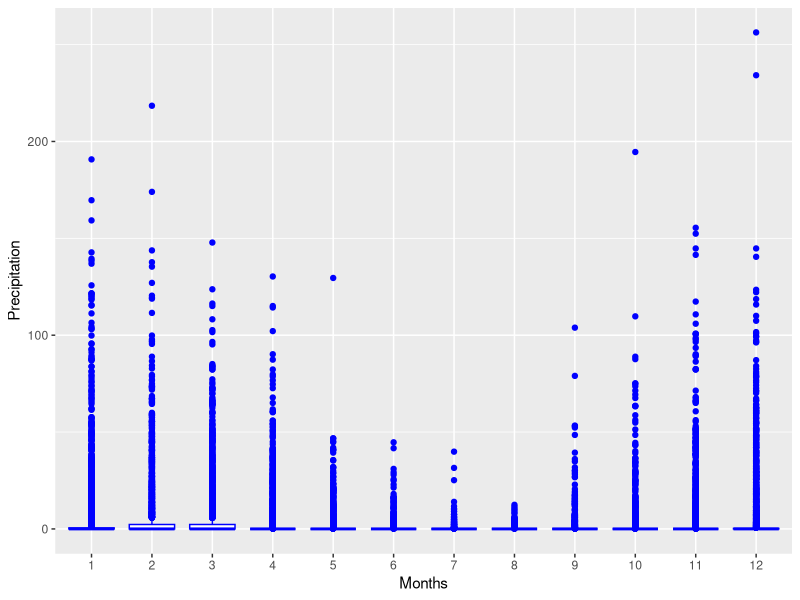
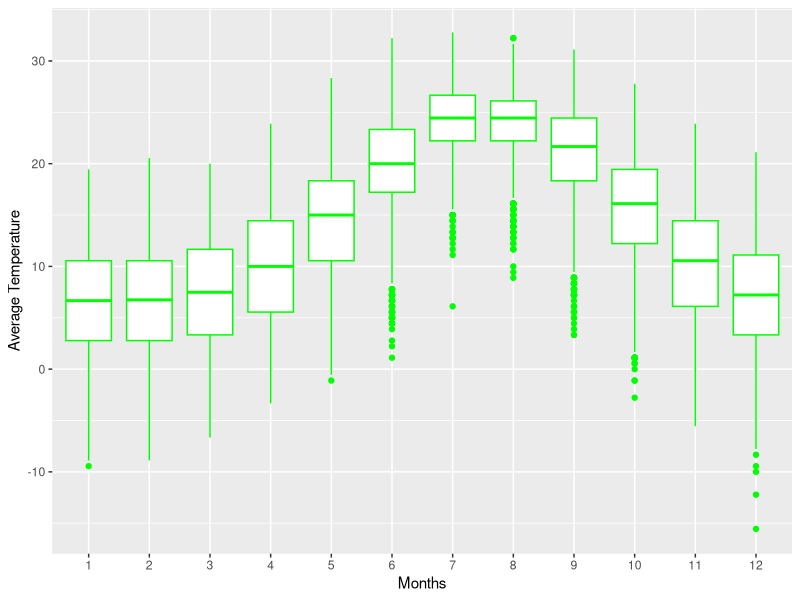

Here is the R script that generated these plots, in order:
## ---- chunk 1
knitr::opts_chunk$set(echo = FALSE, eval=TRUE)
## ---- chunk 2

climate = read.table("clim.txt", header=T)
climate2 = climate[,-c(1)] 
# View(climate2)

library(ggplot2)
ggplot(climate2, aes(x=as.factor(month), y=rain)) + 
  geom_boxplot(color= "blue") +
  labs(x = "Months") +
  labs(y = "Precipitation")

## ---- chunk 3
library(ggplot2)
ggplot(climate2, aes(x=as.factor(month), y=tmax)) + 
  geom_boxplot(color= "green") +
  labs(x = "Months") +
  labs(y = "Average Temperature")


## ---- chunk 4

rain_year_group <- aggregate(climate2[, 3], list(climate2$year), sum)
# View(rain_year_group)
ascending_rain <- rain_year_group[order(rain_year_group$x),] 
# View(ascending_rain)

# rain_year <- climate2 %>% 
#   group_by(year) %>% 
#   summarize(rain=sum(rain))
# View(rain_year)
## ---- chunk 5
climate2["seasons"] <- NA
# View(climate2)
#spring(Mar, Apr, May) = 1
#Summer(Jun, Jul, Aug) = 2
#Fall(Sept, Oct, Nov) = 3
#Winter(Dec, Jan, Feb) = 4

climate2$seasons = ifelse(climate2$month <2,4, ifelse (climate2$month <3,4, ifelse(climate2$month <4,1, ifelse(climate2$month <5,1, ifelse(climate2$month <6,1, ifelse(climate2$month <7,2, ifelse(climate2$month <8,2, ifelse(climate2$month <9,2, ifelse(climate2$month <10,3, ifelse(climate2$month <11,3, ifelse(climate2$month <12,3, ifelse(climate2$month <13,4,8))))))))))))

rain_season_group <- aggregate(climate2[, 3], list(climate2$seasons), sum)

ascending_rain_season <- rain_season_group[order(rain_season_group$x),] 
# View(ascending_rain_season)
## ---- chunk 6
# winter_precip <- climate2[climate2$seasons==4,3]
# summer_temp <- climate2[climate2$seasons==2,2]
# library(ggplot2)
# ggplot(climate2, aes(x=climate2[climate2$seasons==4,3], y=climate2[climate2$seasons==2,2]))

